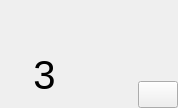
<?xml version="1.0" encoding="UTF-8"?>
<ui version="4.0">
 <class>Form</class>
 <widget class="QWidget" name="Form">
  <property name="geometry">
   <rect>
    <x>0</x>
    <y>0</y>
    <width>178</width>
    <height>108</height>
   </rect>
  </property>
  <property name="windowTitle">
   <string>Form</string>
  </property>
  <property name="styleSheet">
   <string notr="true">#Form{border-image: url(:/newPrefix/images/IMG_0403.PNG);}</string>
  </property>
  <layout class="QHBoxLayout" name="horizontalLayout_2" stretch="1,1">
   <property name="spacing">
    <number>0</number>
   </property>
   <property name="leftMargin">
    <number>0</number>
   </property>
   <property name="topMargin">
    <number>0</number>
   </property>
   <property name="rightMargin">
    <number>0</number>
   </property>
   <property name="bottomMargin">
    <number>0</number>
   </property>
   <item>
    <layout class="QVBoxLayout" name="vlo_left" stretch="3,5">
     <property name="spacing">
      <number>0</number>
     </property>
     <item>
      <widget class="QPushButton" name="btn_round_0">
       <property name="sizePolicy">
        <sizepolicy hsizetype="Minimum" vsizetype="Minimum">
         <horstretch>0</horstretch>
         <verstretch>0</verstretch>
        </sizepolicy>
       </property>
       <property name="styleSheet">
        <string notr="true">border: none;</string>
       </property>
       <property name="text">
        <string/>
       </property>
      </widget>
     </item>
     <item>
      <widget class="QPushButton" name="btn_round_1">
       <property name="sizePolicy">
        <sizepolicy hsizetype="Minimum" vsizetype="Minimum">
         <horstretch>0</horstretch>
         <verstretch>0</verstretch>
        </sizepolicy>
       </property>
       <property name="font">
        <font>
         <pointsize>30</pointsize>
        </font>
       </property>
       <property name="styleSheet">
        <string notr="true">border: none;</string>
       </property>
       <property name="text">
        <string>3</string>
       </property>
      </widget>
     </item>
    </layout>
   </item>
   <item>
    <layout class="QVBoxLayout" name="vlo_right" stretch="3,1">
     <property name="spacing">
      <number>0</number>
     </property>
     <item>
      <widget class="QPushButton" name="btn_round_2">
       <property name="sizePolicy">
        <sizepolicy hsizetype="Minimum" vsizetype="Minimum">
         <horstretch>0</horstretch>
         <verstretch>0</verstretch>
        </sizepolicy>
       </property>
       <property name="styleSheet">
        <string notr="true">border:none;</string>
       </property>
       <property name="text">
        <string/>
       </property>
      </widget>
     </item>
     <item>
      <layout class="QHBoxLayout" name="hlo" stretch="3,2">
       <property name="spacing">
        <number>0</number>
       </property>
       <item>
        <widget class="QPushButton" name="btn_round_3">
         <property name="sizePolicy">
          <sizepolicy hsizetype="Minimum" vsizetype="Minimum">
           <horstretch>0</horstretch>
           <verstretch>0</verstretch>
          </sizepolicy>
         </property>
         <property name="styleSheet">
          <string notr="true">border:none;</string>
         </property>
         <property name="text">
          <string/>
         </property>
        </widget>
       </item>
       <item>
        <widget class="QPushButton" name="btn_round_4">
         <property name="sizePolicy">
          <sizepolicy hsizetype="Minimum" vsizetype="Minimum">
           <horstretch>0</horstretch>
           <verstretch>0</verstretch>
          </sizepolicy>
         </property>
         <property name="styleSheet">
          <string notr="true">border-image: url(:/newPrefix/images/harvest.png);</string>
         </property>
         <property name="text">
          <string/>
         </property>
        </widget>
       </item>
      </layout>
     </item>
    </layout>
   </item>
  </layout>
 </widget>
 <resources>
  <include location="../MyQRC.qrc"/>
 </resources>
 <connections/>
</ui>
